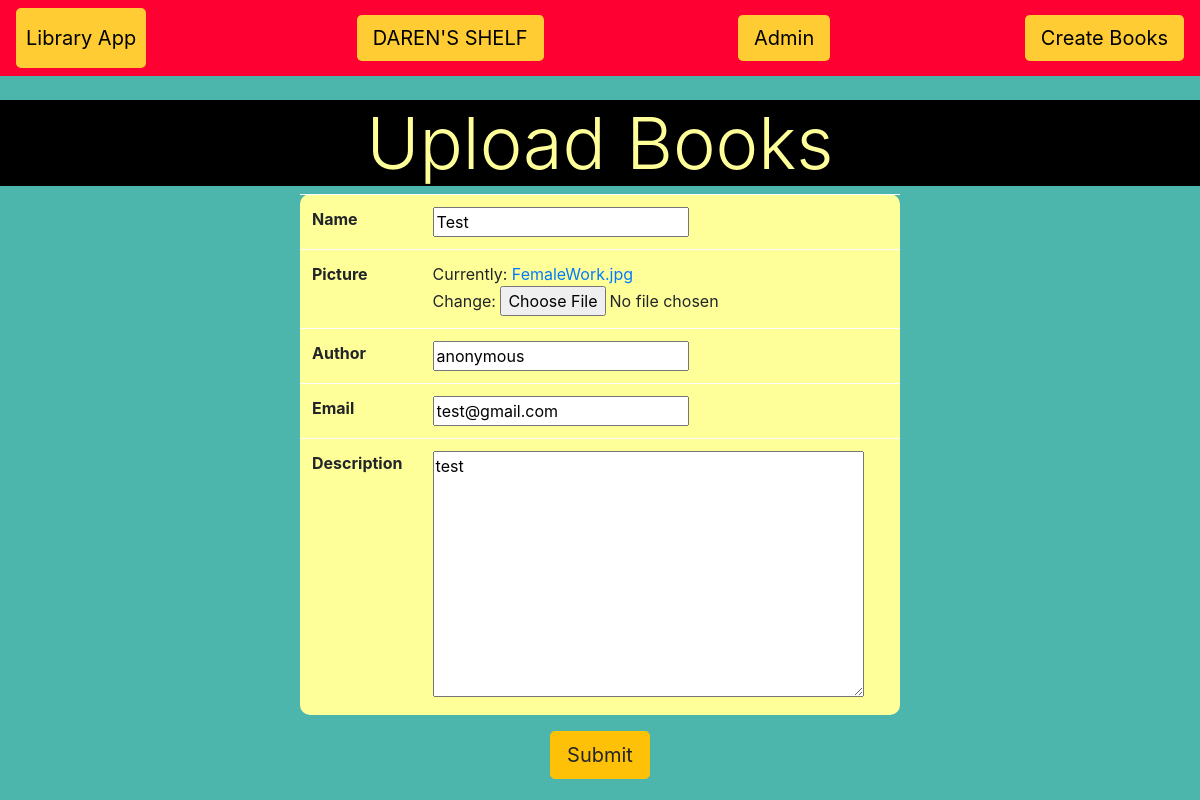
/book/update/1, run on the app's committed database.
### book/models.py (models this page shows, shortened)
class Book(models.Model):
    name = models.CharField(max_length=50)
    picture = models.ImageField()
    author = models.CharField(max_length=30,default='anonymous')
    email = models.EmailField(blank=True)
    description = models.TextField(default="No description available")

### book/views.py (the view)
# urls.py: path('update/<int:book_id>',views.update_book),
def update_book(request, book_id):
    book_id = int(book_id)
    try:
        book_query = Book.objects.get(id=book_id)
    except Book.DoesNotExist:
        return redirect('index')
    book_form = BookForm(request.POST or None, instance = book_query)
    if book_form.is_valid():
        book_form.save()
        return redirect('index')
    return render(request,'book/upload_form.html',{'book_form':book_form})

### book/forms.py
class BookForm(forms.ModelForm):
    class Meta:
        model = Book
        fields = '__all__'

### templates/book/upload_form.html (shortened to what this page needs)
{% extends 'book/library.html' %}
{% block content %}
    <center>
    <h1 class="display-3" style="background-color:#000000;color:#FFFF99;">Upload Books</h1>
    <form method = 'POST' enctype="multipart/form-data">
        <table class = 'w-50 table table-light' style="border-radius:10px;background-color:#FFFF99;">
            {% for field in book_form %}
            <tr>
                <th>{{field.label}}</th>
                <td>{{ field }}</td>
            </tr>
            {% endfor %}
        </table>
        <button type="submit" class="btn btn-lg btn-warning">Submit</button>
    </form>
</center>
{% endblock %}

### data on the page
Book: book_form "Test" "anonymous" "test@gmail.com" "test"

### other printed values
{{ field.label }} "Name" "Picture" "Author" "Email" "Description"
